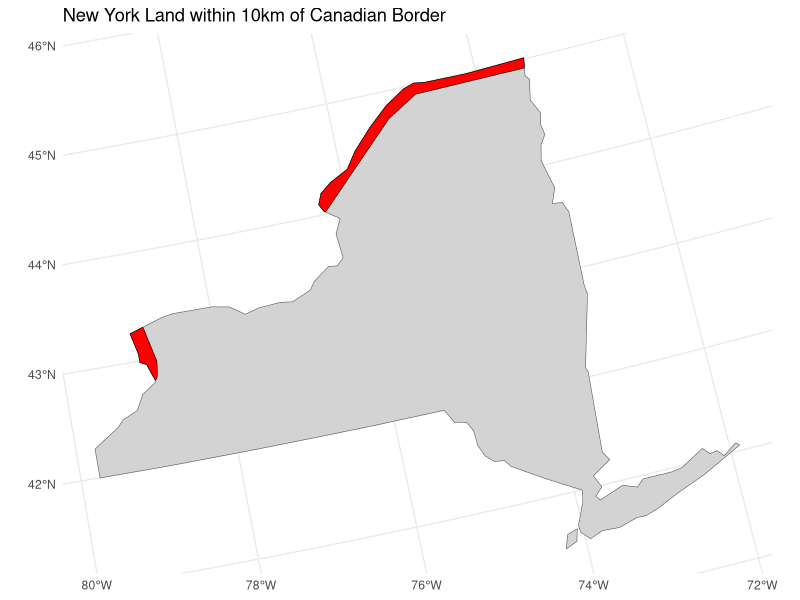

Source code (R):
## ---- chunk 1
# Load required libraries
library(spData)
library(sf)
library(tidyverse)
library(units)  # Optional, but useful for unit conversions
## ---- chunk 2
# Load the datasets
data(world)
data(us_states)
## ---- chunk 3
# Define the Albers equal area projection
albers <- "+proj=aea +lat_1=29.5 +lat_2=45.5 +lat_0=37.5 +lon_0=-96 +x_0=0 +y_0=0 +ellps=GRS80 +datum=NAD83 +units=m +no_defs"
## ---- chunk 4
# Transform the world dataset to Albers projection
world_albers <- st_transform(world, crs = albers)

# Filter the world dataset to include only Canada
canada <- world_albers %>% filter(name_long == "Canada")

# Buffer Canada by 10km (10000m)
canada_buffer <- st_buffer(canada, dist = 10000)

# Transform the US states dataset to Albers projection
us_states_albers <- st_transform(us_states, crs = albers)

# Filter the US states dataset to include only New York
ny_state <- us_states_albers %>% filter(NAME == "New York")

# Create a 'border' object by intersecting the buffered Canada with New York
border <- st_intersection(canada_buffer, ny_state)
## ---- chunk 5
# Plot the border area
ggplot() +
  geom_sf(data = ny_state, fill = "lightgray") +  # Fill New York state
  geom_sf(data = border, fill = "red", color = "black") +  # Highlight the border area
  labs(title = "New York Land within 10km of Canadian Border") +
  theme_minimal()

## ---- chunk 6
# Calculate the area of the polygon in square meters
area_sq_m <- st_area(border)

# Convert the area to square kilometers
area_sq_km <- set_units(area_sq_m, km^2)
## ---- chunk 7
# Print the area
print(area_sq_km)
